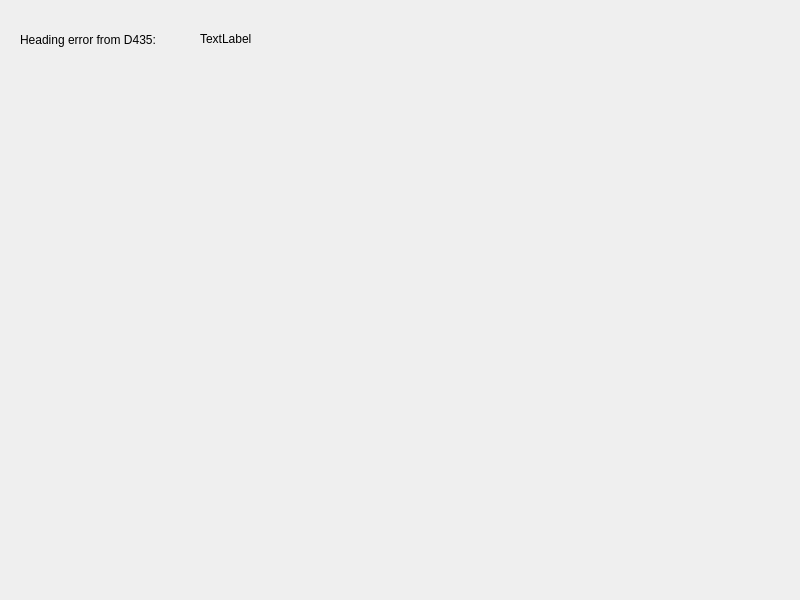
<?xml version="1.0" encoding="UTF-8"?>
<ui version="4.0">
 <class>HeadingControl</class>
 <widget class="QWidget" name="HeadingControl">
  <property name="geometry">
   <rect>
    <x>0</x>
    <y>0</y>
    <width>800</width>
    <height>600</height>
   </rect>
  </property>
  <property name="windowTitle">
   <string>HeadingControl</string>
  </property>
  <widget class="QLabel" name="label">
   <property name="geometry">
    <rect>
     <x>20</x>
     <y>30</y>
     <width>181</width>
     <height>20</height>
    </rect>
   </property>
   <property name="text">
    <string>Heading error from D435:</string>
   </property>
  </widget>
  <widget class="QLabel" name="label_d435">
   <property name="geometry">
    <rect>
     <x>200</x>
     <y>30</y>
     <width>67</width>
     <height>17</height>
    </rect>
   </property>
   <property name="text">
    <string>TextLabel</string>
   </property>
  </widget>
 </widget>
 <resources/>
 <connections/>
</ui>
